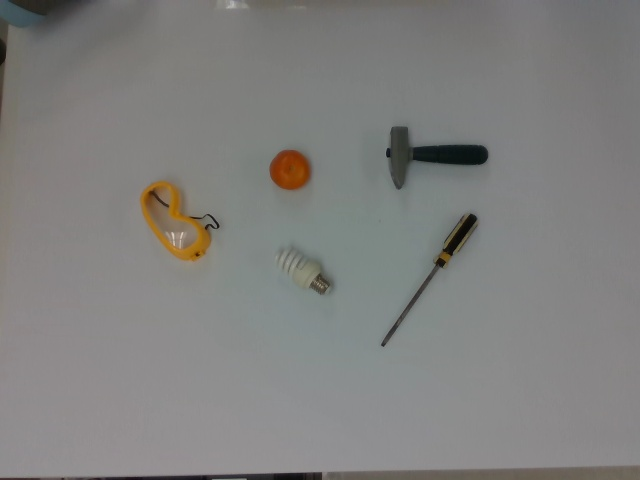
#> input picture python_solution/minimum_circumcircle/0.jpg, 640 x 480 px
$ python main.py   (older library calls are emulated)
#> lines starting #> are read from the running program, lines starting #| are printed output that depends on the picture; after the words box and inside, x2 and y2 are one past the last pixel; in counts of white or black regions, pixels touching at a corner belong together
# -*- coding: utf-8 -*-


import cv2
import numpy as np

kernel_size = (11, 11);
sigma = 3;
image = cv2.imread('./0.jpg')
#> image is the input picture: shape (480, 640, 3); mean B, G, R 126.5, 128.2, 128.4

# 图像转灰度图
img = cv2.cvtColor(image, cv2.COLOR_BGR2GRAY)

img = cv2.GaussianBlur(img, kernel_size, sigma)
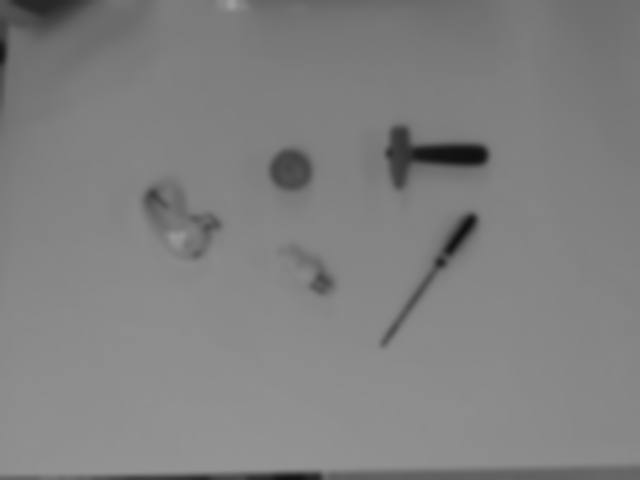
#> img: shape (480, 640); min 16, max 158, mean 128.1
cv2.imshow("gauss", img)


# 图像转二值图
ret, thresh = cv2.threshold(img, 110
                            , 254, cv2.THRESH_TOZERO)
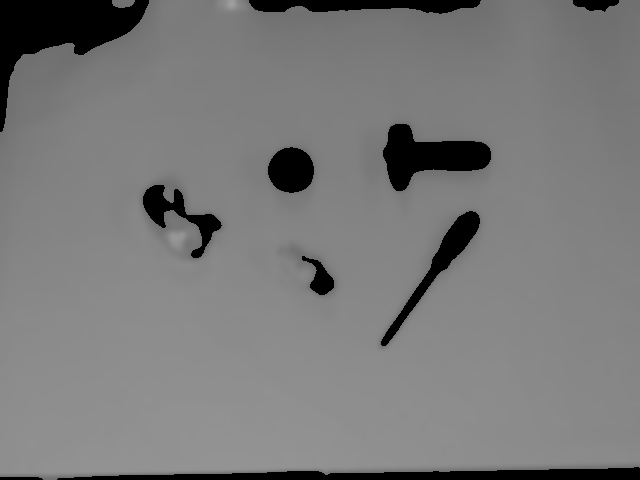
#> thresh: shape (480, 640); min 0, max 158, mean 121.2
cv2.imshow("binary", thresh)
# 功能：cv2.findContours()函数来查找检测物体的轮廓。
#参数:
# 参数1：寻找轮廓的图像，接收的参数为二值图，即黑白的（不是灰度图），所以读取的图像要先转成灰度的，再转成二值图
# 参数2: 轮廓的检索模式，有四种。
#       cv2.RETR_EXTERNAL 表示只检测外轮廓;
#       cv2.RETR_LIST 检测的轮廓不建立等级关系;
#       cv2.RETR_CCOMP 建立两个等级的轮廓，上面的一层为外边界，里面的一层为内孔的边界信息。如果内孔内还有一个连通物体，这个物体的边界也在顶层。
#       cv2.RETR_TREE 建立一个等级树结构的轮廓。
#
# 参数3: 轮廓的近似办法.
#       cv2.CHAIN_APPROX_NONE 存储所有的轮廓点，相邻的两个点的像素位置差不超过1，即max（abs（x1-x2），abs（y2-y1））==1
#       cv2.CHAIN_APPROX_SIMPLE 压缩水平方向，垂直方向，对角线方向的元素，只保留该方向的终点坐标，例如一个矩形轮廓只需4个点来保存轮廓信息
#       cv2.CHAIN_APPROX_TC89_L1，CV_CHAIN_APPROX_TC89_KCOS 使用teh-Chinl chain 近似算法
# 注：opencv2返回两个值：contours：hierarchy。opencv3会返回三个值,分别是img, countours, hierarchy
#
#返回值
#cv2.findContours()函数返回两个值，一个是轮廓本身，还有一个是每条轮廓对应的属性。
_, contours, hierarchy = cv2.findContours(thresh, cv2.RETR_TREE, cv2.CHAIN_APPROX_SIMPLE)
#> contours = 7 contours; box (x1, y1, x2, y2) and area: (0, 0, 640, 480) 291544, (382, 123, 492, 192) 3919, (380, 210, 481, 347) 2306, (142, 184, 223, 259) 1844, (267, 146, 315, 194) 1710, (301, 255, 335, 296) 608, (112, 0, 135, 8) 125

for c in contours:
    # 找到边界坐标
    x, y, w, h = cv2.boundingRect(c)  # 计算点集最外面的矩形边界
    #cv2.rectangle(image, (x, y), (x + w, y + h), (0, 255, 0), 2)

    # 找面积最小的矩形
    rect = cv2.minAreaRect(c)
    # 得到最小矩形的坐标
    box = cv2.boxPoints(rect)
    # 标准化坐标到整数
    box = np.int0(box)
    # 画出边界
    cv2.drawContours(image, [box], 0, (0, 0, 255), 3)
#> this loop made 7 passes
#> (x, y, w, h, rect, box) on passes 1 to 6: (0, 0, 640, 480, ((319.5, 239.5), (479, 639), -90), [[639, 479], [0, 479], [0, 0], [639, 0]]), (301, 255, 34, 41, ((314.6, 274), (24.6, 45.6), -36.87), [[318, 299], [291, 263], [310, 248], [338, 284]]), (380, 210, 101, 137, ((427.1, 277.5), (163.8, 25.2), -53.13), [[388, 350], [367, 335], [466, 204], [486, 219]]), (142, 184, 81, 75, ((180.3, 215.1), (45.93, 85.95), -47.42), [[196, 261], [133, 202], [164, 169], [227, 227]]), (267, 146, 48, 48, ((291, 170), (46.67, 46.67), -45), [[291, 203], [258, 170], [291, 137], [324, 170]]), (382, 123, 110, 69, ((434.7, 147), (106.5, 67.42), -15.38), [[392, 193], [374, 128], [477, 100], [494, 165]])
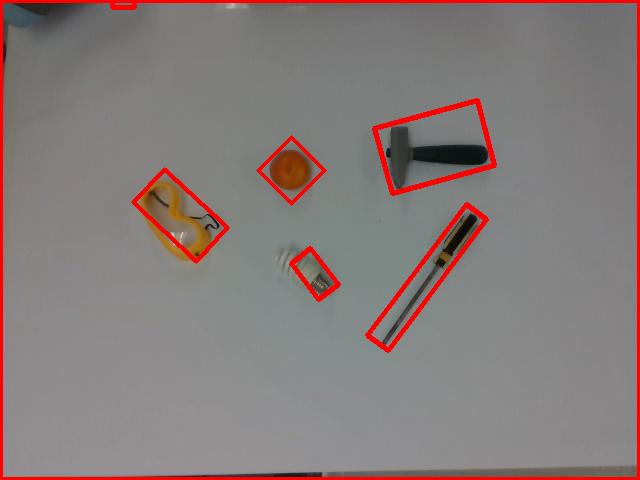
#> image: shape (480, 640, 3); 4.18% of pixels changed, all inside (x1, y1, x2, y2) = (0, 0, 640, 480)
    # # 计算最小封闭圆的中心和半径
    # (x, y), radius = cv2.minEnclosingCircle(c)
    # # 换成整数integer
    # center = (int(x), int(y))
    # radius = int(radius)
    # # 画圆
    # cv2.circle(image, center, radius, (0, 255, 0), 2)

cv2.drawContours(image, contours, -1, (255, 0, 0), 1)
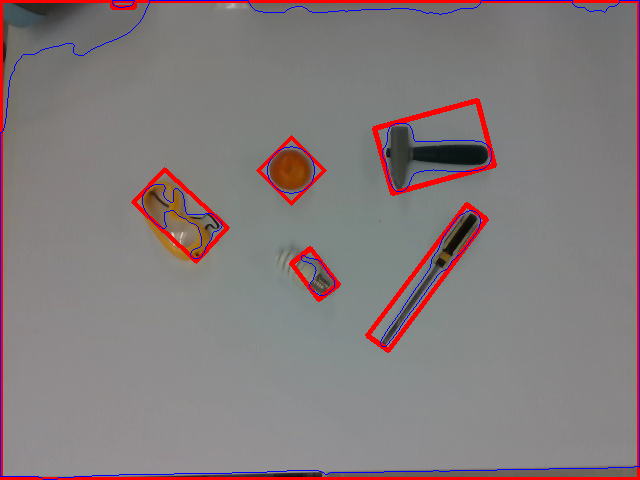
#> image: shape (480, 640, 3); 1.08% of pixels changed, all inside (x1, y1, x2, y2) = (0, 0, 640, 480)
cv2.imshow("img", image)
cv2.imwrite("img_1.jpg", image)
cv2.waitKey(0)

$ run again, with python_solution/minimum_circumcircle/Screwdriver&Headphone_box_20.jpg copied over python_solution/minimum_circumcircle/0.jpg
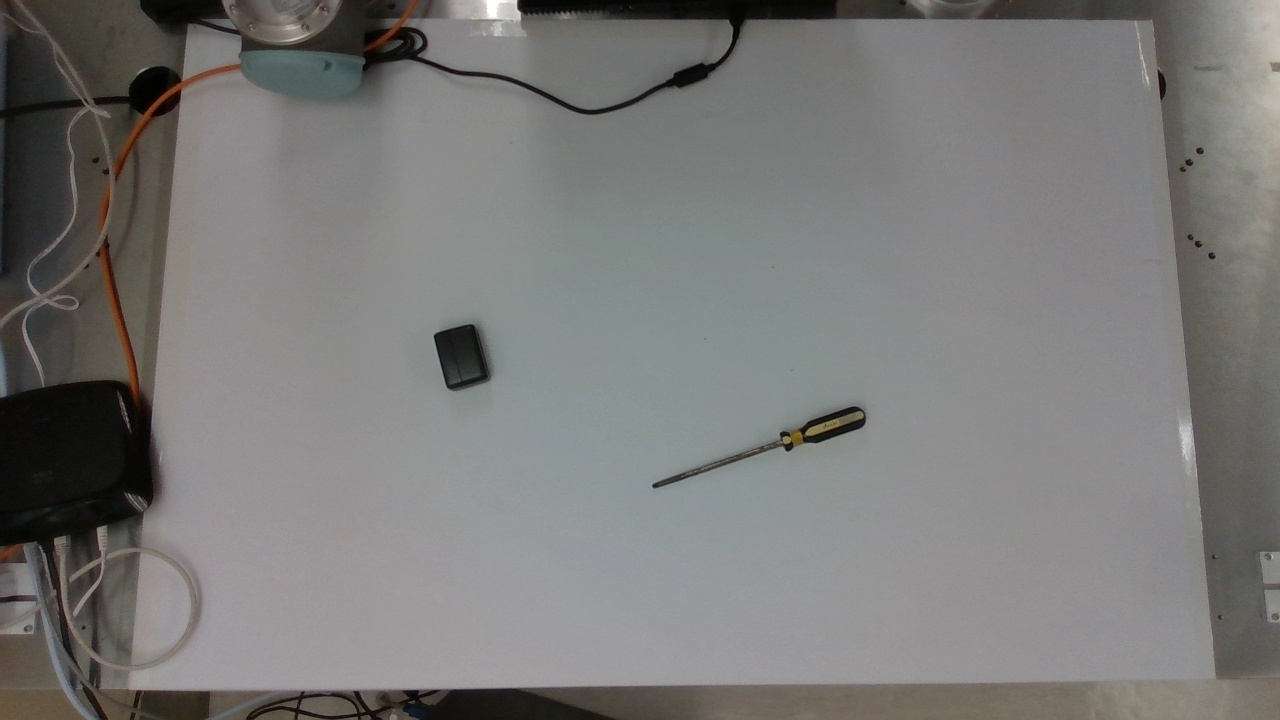
#> input picture python_solution/minimum_circumcircle/Screwdriver&Headphone_box_20.jpg, 1280 x 720 px
#> image is the input picture: shape (720, 1280, 3); mean B, G, R 120.2, 121.6, 122.1
#> `ret, thresh = cv2.threshold(img, 110 , 254, cv2.THRESH_TOZERO)`:
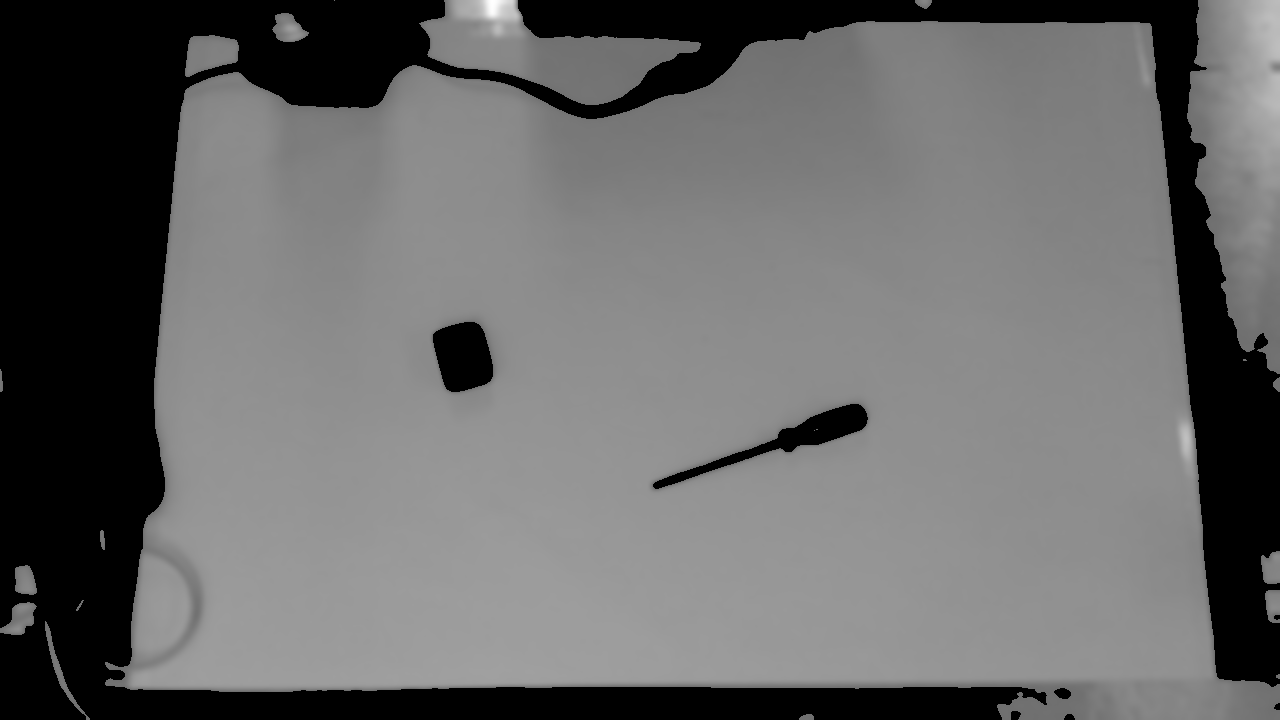
#> thresh: shape (720, 1280); min 0, max 255, mean 104.5
#> contours = 24 contours, 6 with area under 20; largest, box (x1, y1, x2, y2) and area: (105, 21, 1280, 720) 650075, (1187, 0, 1280, 374) 25278, (419, 0, 701, 105) 13975, (652, 403, 869, 490) 3658, (432, 321, 494, 393) 3368
#> the loop `for c in contours:` made 24 passes
#> (x, y, w, h, rect, box) on passes 1 to 4: (799, 714, 15, 6, ((806, 716.5), (5, 14), -90), [[813, 719], [799, 719], [799, 714], [813, 714]]), (1276, 674, 4, 5, ((1277.5, 676), (4, 3), -90), [[1279, 678], [1276, 678], [1276, 674], [1279, 674]]), (45, 621, 45, 99, ((61.53, 672.4), (13.2, 107.4), -23.96), [[77, 724], [33, 626], [45, 620], [89, 718]]), (0, 602, 37, 33, ((20.03, 619.6), (41.85, 25.72), -59.04), [[20, 644], [-1, 630], [19, 595], [41, 608]])
#> `cv2.drawContours(image, contours, -1, (255, 0, 0), 1)`:
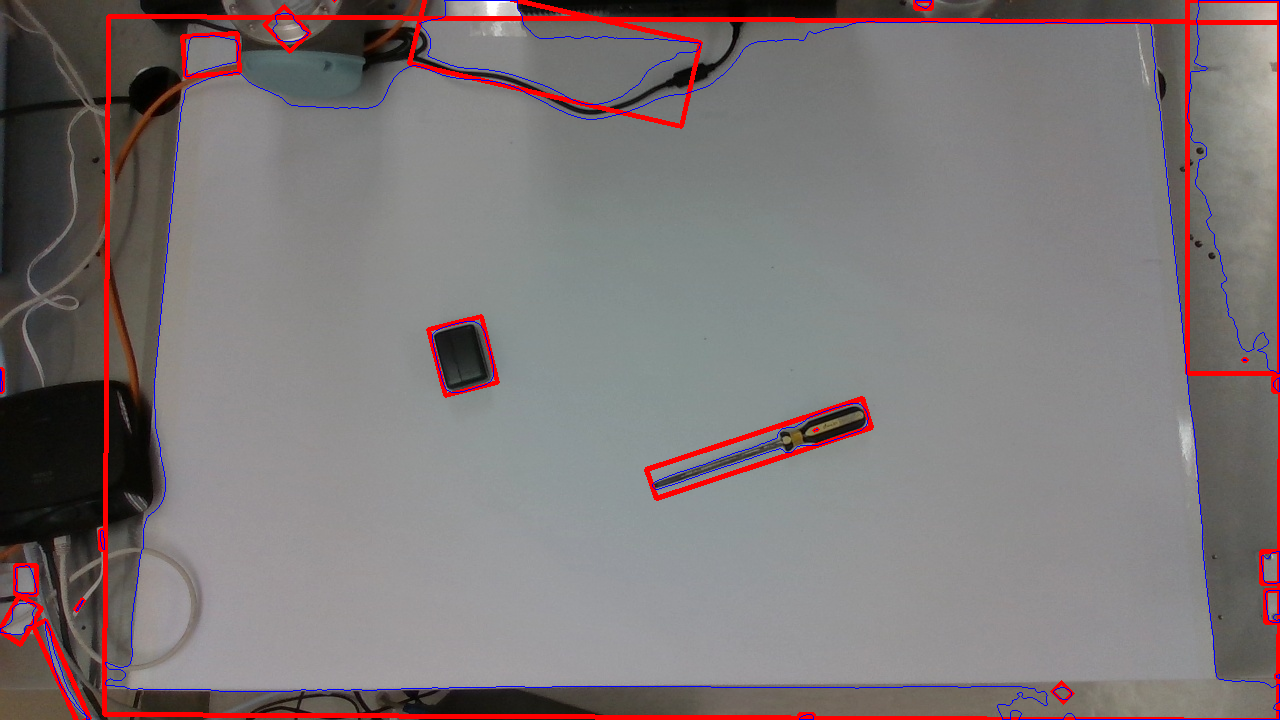
#> image: shape (720, 1280, 3); mean B, G, R 118.6, 117.8, 126
